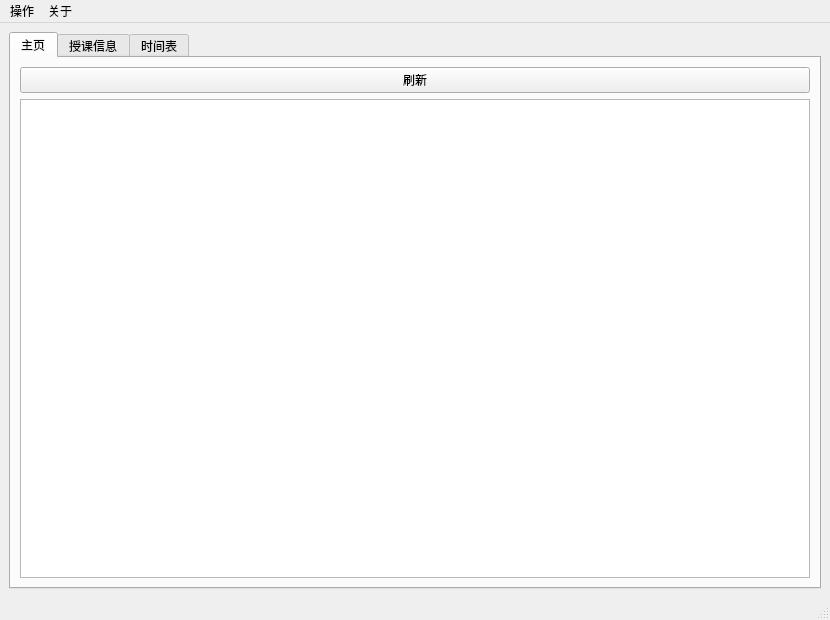
<?xml version="1.0" encoding="UTF-8"?>
<ui version="4.0">
 <class>MainWindow</class>
 <widget class="QMainWindow" name="MainWindow">
  <property name="geometry">
   <rect>
    <x>0</x>
    <y>0</y>
    <width>830</width>
    <height>620</height>
   </rect>
  </property>
  <property name="windowTitle">
   <string>教务选课系统-教师界面</string>
  </property>
  <widget class="QWidget" name="centralwidget">
   <layout class="QHBoxLayout" name="horizontalLayout">
    <item>
     <widget class="QTabWidget" name="tabWidget">
      <property name="currentIndex">
       <number>0</number>
      </property>
      <widget class="QWidget" name="mainPage">
       <attribute name="title">
        <string>主页</string>
       </attribute>
       <layout class="QVBoxLayout" name="verticalLayout">
        <item>
         <widget class="QPushButton" name="buttonRefresh">
          <property name="text">
           <string>刷新</string>
          </property>
         </widget>
        </item>
        <item>
         <widget class="QListWidget" name="mainInfoList"/>
        </item>
       </layout>
      </widget>
      <widget class="QWidget" name="teachInfoPage">
       <attribute name="title">
        <string>授课信息</string>
       </attribute>
       <layout class="QGridLayout" name="gridLayout">
        <item row="1" column="0">
         <widget class="QTableWidget" name="teachInfoTable">
          <attribute name="horizontalHeaderDefaultSectionSize">
           <number>190</number>
          </attribute>
          <attribute name="horizontalHeaderMinimumSectionSize">
           <number>30</number>
          </attribute>
          <attribute name="verticalHeaderDefaultSectionSize">
           <number>40</number>
          </attribute>
          <attribute name="verticalHeaderMinimumSectionSize">
           <number>30</number>
          </attribute>
          <row>
           <property name="text">
            <string>1</string>
           </property>
          </row>
          <row>
           <property name="text">
            <string>2</string>
           </property>
          </row>
          <row>
           <property name="text">
            <string>3</string>
           </property>
          </row>
          <row>
           <property name="text">
            <string>4</string>
           </property>
          </row>
          <row>
           <property name="text">
            <string>5</string>
           </property>
          </row>
          <row>
           <property name="text">
            <string>6</string>
           </property>
          </row>
          <row>
           <property name="text">
            <string>7</string>
           </property>
          </row>
          <row>
           <property name="text">
            <string>8</string>
           </property>
          </row>
          <row>
           <property name="text">
            <string>10</string>
           </property>
          </row>
          <column>
           <property name="text">
            <string>课程号</string>
           </property>
          </column>
          <column>
           <property name="text">
            <string>课程名</string>
           </property>
          </column>
          <column>
           <property name="text">
            <string>时间</string>
           </property>
          </column>
          <column>
           <property name="text">
            <string>地点</string>
           </property>
          </column>
         </widget>
        </item>
        <item row="0" column="0">
         <widget class="QPushButton" name="pushButton_2">
          <property name="text">
           <string>刷新</string>
          </property>
         </widget>
        </item>
       </layout>
      </widget>
      <widget class="QWidget" name="timeTablePage">
       <attribute name="title">
        <string>时间表</string>
       </attribute>
       <layout class="QGridLayout" name="gridLayout_3">
        <item row="0" column="0">
         <widget class="QTableWidget" name="timeTable">
          <property name="rowCount">
           <number>12</number>
          </property>
          <property name="columnCount">
           <number>7</number>
          </property>
          <attribute name="horizontalHeaderDefaultSectionSize">
           <number>100</number>
          </attribute>
          <attribute name="horizontalHeaderMinimumSectionSize">
           <number>30</number>
          </attribute>
          <attribute name="verticalHeaderDefaultSectionSize">
           <number>40</number>
          </attribute>
          <row>
           <property name="text">
            <string>8:30-9:15</string>
           </property>
          </row>
          <row>
           <property name="text">
            <string>9:25-10:10</string>
           </property>
          </row>
          <row>
           <property name="text">
            <string>10:30-11:15</string>
           </property>
          </row>
          <row>
           <property name="text">
            <string>11:25-12:10</string>
           </property>
          </row>
          <row>
           <property name="text">
            <string/>
           </property>
          </row>
          <row>
           <property name="text">
            <string>14:00-14:45</string>
           </property>
          </row>
          <row>
           <property name="text">
            <string>14:55-15:40</string>
           </property>
          </row>
          <row>
           <property name="text">
            <string>15:50-16:35</string>
           </property>
          </row>
          <row>
           <property name="text">
            <string>16:45-17:30</string>
           </property>
          </row>
          <row>
           <property name="text">
            <string>18:30-19:15</string>
           </property>
          </row>
          <row>
           <property name="text">
            <string>19:25-20:10</string>
           </property>
          </row>
          <row>
           <property name="text">
            <string>20:20-21:05</string>
           </property>
          </row>
          <column>
           <property name="text">
            <string>MON</string>
           </property>
          </column>
          <column>
           <property name="text">
            <string>TUE</string>
           </property>
          </column>
          <column>
           <property name="text">
            <string>WED</string>
           </property>
          </column>
          <column>
           <property name="text">
            <string>THU</string>
           </property>
          </column>
          <column>
           <property name="text">
            <string>FRI</string>
           </property>
          </column>
          <column>
           <property name="text">
            <string>SAT</string>
           </property>
          </column>
          <column>
           <property name="text">
            <string>SUN</string>
           </property>
          </column>
          <item row="0" column="0">
           <property name="text">
            <string/>
           </property>
          </item>
          <item row="0" column="1">
           <property name="text">
            <string/>
           </property>
          </item>
         </widget>
        </item>
       </layout>
      </widget>
     </widget>
    </item>
   </layout>
  </widget>
  <widget class="QMenuBar" name="menubar">
   <property name="geometry">
    <rect>
     <x>0</x>
     <y>0</y>
     <width>830</width>
     <height>23</height>
    </rect>
   </property>
   <widget class="QMenu" name="menuFile">
    <property name="title">
     <string>操作</string>
    </property>
    <addaction name="actionLogin"/>
    <addaction name="actionExit"/>
   </widget>
   <widget class="QMenu" name="menuAbout">
    <property name="title">
     <string>关于</string>
    </property>
    <addaction name="actionAbout"/>
   </widget>
   <addaction name="menuFile"/>
   <addaction name="menuAbout"/>
  </widget>
  <widget class="QStatusBar" name="statusbar"/>
  <action name="actionExit">
   <property name="text">
    <string>退出</string>
   </property>
  </action>
  <action name="actionAbout">
   <property name="text">
    <string>关于</string>
   </property>
  </action>
  <action name="actionLogin">
   <property name="text">
    <string>登录</string>
   </property>
  </action>
  <action name="actionRegister">
   <property name="text">
    <string>注册</string>
   </property>
  </action>
 </widget>
 <resources/>
 <connections/>
</ui>
